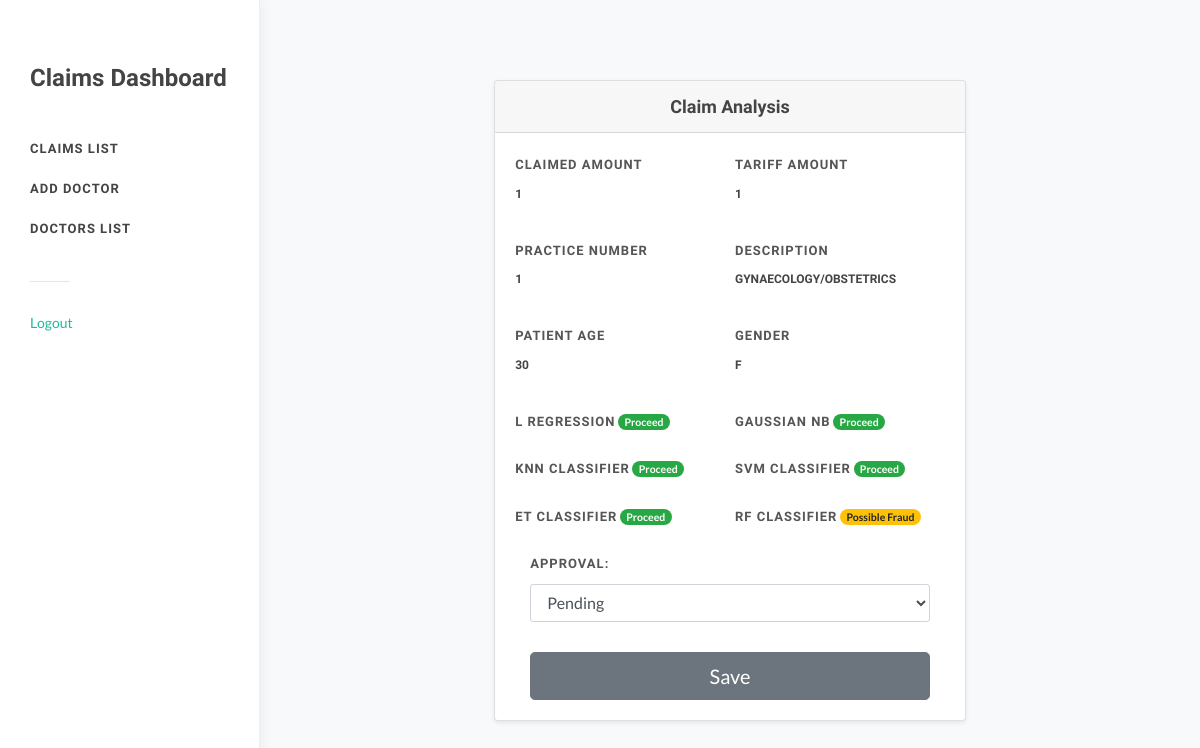
/claimDetail/4 (signed in), run on the app's committed database.
### claim/models.py (models this page shows)
class Claim(models.Model):
    doctor = models.ForeignKey(Account, on_delete=models.CASCADE)
    claimed = models.IntegerField()
    age = models.IntegerField()
    gender = models.CharField(max_length=50)
    practice = models.IntegerField()
    description = models.CharField(max_length=50)
    tariff = models.IntegerField()
    approval = models.CharField(max_length=50)
    knn = models.CharField(max_length=50)
    svm = models.CharField(max_length=50)
    logistics = models.CharField(max_length=50)
    bayes = models.CharField(max_length=50)
    trees = models.CharField(max_length=50)
    forest = models.CharField(max_length=50)
    created_at = models.DateTimeField(auto_now_add=True)
    updated_at = models.DateTimeField(auto_now=True)
    class Meta:
        ordering = ('-updated_at',)

### claim/views.py (the view)
# urls.py: path('claimDetail/<int:claim_id>', views.claimDetail, name='detail'),
def claimDetail(request, claim_id):
    user = request.user
    account = Account.objects.get(user = user)
    claim = Claim.objects.get(id = claim_id)
    if account.accountType == 'Claims':
        if request.method == "POST":
            claim.approval = request.POST['approval']
            claim.save()
            return HttpResponseRedirect(reverse("claim:claims"))
        return render(request, "claim/claimsDetail.html", {"claim":claim})
    return render(request, "claim/login.html")

### claim/templates/claim/claimsDetail.html (shortened to what this page needs)
{% extends 'claim/claimsHome.html' %}
{% block body %}
		<section id="content">
			<div class="content-wrap bg-light">
				<div class="container">
					<div class="row justify-content-center">
						<div class="col-lg-7 col-md-10">
							<div class="card shadow-sm">
								<div class="card-header">
									<h4 class="mb-0 center" center>Claim Analysis</h4>
								</div>
								<div class="card-body">
									<div class="form-windget">
										<form class="nobottommargin" id="" name="template-contactform" action method="post" enctype="multipart/form-data">
											<div class="">
												<div class="form-row">
                                                    <div class="form-group col-md-6">
                                                        <label for="inputEmail4">Claimed Amount</label>
                                                        <h6>{{claim.claimed}}</h6>
                                                    </div>
                                                    <div class="form-group col-md-6">
                                                        <label for="inputPassword4">Tariff Amount</label>
                                                        <h6>{{claim.tariff}}</h6>
                                                    </div>
                                                </div>
                                                <div class="form-row">
                                                    <div class="form-group col-md-6">
                                                        <label for="inputEmail4">Practice Number</label>
                                                        <h6>{{claim.practice}}</h6>
                                                    </div>
                                                    <div class="form-group col-md-6">
                                                        <label for="inputPassword4">Description</label>
                                                        <h6>{{claim.description}}</h6>
                                                    </div>
                                                </div>
                                                <div class="form-row">
                                                    <div class="form-group col-md-6">
                                                        <label for="inputEmail4">Patient Age</label>
                                                        <h6>{{claim.age}}</h6>
                                                    </div>
                                                    <div class="form-group col-md-6">
                                                        <label for="inputPassword4">Gender</label>
                                                        <h6>{{claim.gender}}</h6>
                                                    </div>
                                                </div>
                                                <div class="form-row">
                                                    <div class="form-group col-md-6">
                                                        <label for="inputEmail4">L Regression</label>
                                                        {% if claim.logistics == "Proceed"%}
                                                        <span class="badge badge-pill badge-success">Proceed</span>
                                                        {% else %}
                                                        <span class="badge badge-pill badge-warning">Possible Fraud</span>
                                                        {% endif %}
                                                    </div>
                                                    <div class="form-group col-md-6">
                                                        <label for="inputPassword4">Gaussian NB</label>
                                                        {% if claim.bayes == "Proceed"%}
                                                        <span class="badge badge-pill badge-success">Proceed</span>
                                                        {% else %}
                                                        <span class="badge badge-pill badge-warning">Possible Fraud</span>
                                                        {% endif %}
                                                    </div>
                                                </div>
                                                <div class="form-row">
                                                    <div class="form-group col-md-6">
                                                        <label for="inputEmail4">KNN Classifier</label>
                                                        {% if claim.knn == "Proceed"%}
                                                        <span class="badge badge-pill badge-success">Proceed</span>
                                                        {% else %}
                                                        <span class="badge badge-pill badge-warning">Possible Fraud</span>
                                                        {% endif %}
                                                    </div>
                                                    <div class="form-group col-md-6">
                                                        <label for="inputPassword4">SVM Classifier</label>
                                                        {% if claim.svm == "Proceed"%}
                                                        <span class="badge badge-pill badge-success">Proceed</span>
                                                        {% else %}
                                                        <span class="badge badge-pill badge-warning">Possible Fraud</span>
                                                        {% endif %}
                                                    </div>
                                                </div>
                                                <div class="form-row">
                                                    <div class="form-group col-md-6">
                                                        <label for="inputPassword4">ET Classifier</label>
                                                        {% if claim.trees == "Proceed"%}
                                                        <span class="badge badge-pill badge-success">Proceed</span>
                                                        {% else %}
                                                        <span class="badge badge-pill badge-warning">Possible Fraud</span>
                                                        {% endif %}
                                                    </div>
                                                    <div class="form-group col-md-6">
                                                        <label for="inputEmail4">RF Classifier</label>
                                                        {% if claim.forests == "Proceed"%}
                                                        <span class="badge badge-pill badge-success">Proceed</span>
                                                        {% else %}
                                                        <span class="badge badge-pill badge-warning">Possible Fraud</span>
                                                        {% endif %}
                                                    </div>
                                                </div>
                                                <div class="col-12 bottommargin-sm">
													<label for="template-contactform-default-select">Approval:</label>
													<select id="template-contactform-default-select" name="approval" class="form-control" required>
														<option value="Appending" {% if claim.approval == 'Pennding' %}selected {% endif %}>Pending</option>
													</select>
												</div>
												<div class="col-12">
													<button type="submit" name="template-contactform-submit" class="btn btn-secondary btn-block btn-lg">Save</button>
												</div>
											</div>
										</form>
									</div>
								</div>
							</div>
						</div>
					</div>
				</div>
			</div>
		</section>
{% endblock %}

### data on the page
Claim: claimed "1", tariff "1", practice "1", description "GYNAECOLOGY/OBSTETRICS", age "30", gender "F"
